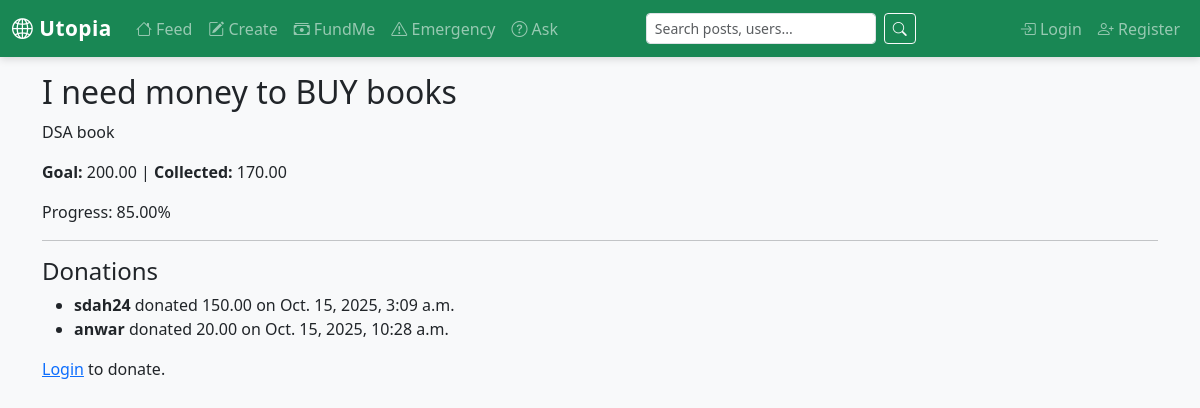
/funding/2/, run on the app's committed database.
### funding/models.py (models this page shows, shortened)
class FundMePost(models.Model):
    author = models.ForeignKey(User, on_delete=models.CASCADE, related_name="fundme_posts")
    title = models.CharField(max_length=255)
    description = models.TextField()
    goal_amount = models.DecimalField(max_digits=12, decimal_places=2)
    collected_amount = models.DecimalField(max_digits=12, decimal_places=2, default=0)
    image = models.ImageField(upload_to="funding_images/", blank=True, null=True)
    created_at = models.DateTimeField(default=timezone.now)
    is_active = models.BooleanField(default=True)
    def progress_percent(self):
        if self.goal_amount > 0:
            return round((self.collected_amount / self.goal_amount) * 100, 2)
        return 0

class Donation(models.Model):
    fundme = models.ForeignKey(FundMePost, on_delete=models.CASCADE, related_name="donations")
    donor = models.ForeignKey(User, on_delete=models.SET_NULL, null=True, blank=True)
    amount = models.DecimalField(max_digits=12, decimal_places=2)
    note = models.TextField(blank=True)
    donated_at = models.DateTimeField(default=timezone.now)

### funding/views.py (the view)
# urls.py: path("<int:pk>/", views.fundme_detail, name="fundme_detail"),
def fundme_detail(request, pk):
    post = get_object_or_404(FundMePost, pk=pk)
    donations = post.donations.all()
    if request.method == "POST":
        if request.user.is_authenticated:
            form = DonationForm(request.POST)
            if form.is_valid():
                donation = form.save(commit=False)
                donation.donor = request.user
                donation.fundme = post
                donation.save()
                messages.success(request, "Donation successful! 🎉")
                return redirect("funding:fundme_detail", pk=pk)
        else:
            messages.error(request, "You must be logged in to donate.")
            return redirect("login")
    else:
        form = DonationForm()
    return render(request, "funding/fundme_detail.html", {"post": post, "form": form, "donations": donations})

### funding/forms.py
class DonationForm(forms.ModelForm):
    class Meta:
        model = Donation
        fields = ["amount", "note"]

### templates/funding/fundme_detail.html (shortened to what this page needs)
<!DOCTYPE html>
<html lang="en">
<head>
</head>
<body>
{% extends 'base.html' %}
{% block content %}
<h2>{{ post.title }}</h2>
<p>{{ post.description }}</p>
<p><strong>Goal:</strong> {{ post.goal_amount }} | <strong>Collected:</strong> {{ post.collected_amount }}</p>
<p>Progress: {{ post.progress_percent }}%</p>
<hr>
<h4>Donations</h4>
<ul>
  {% for d in donations %}
  <li><strong>{{ d.donor.username }}</strong> donated {{ d.amount }} on {{ d.donated_at }}</li>
  {% empty %}
  <p>No donations yet.</p>
  {% endfor %}
</ul>
{% if user.is_authenticated %}
<h4>Make a Donation</h4>
<form method="post">
  {% csrf_token %}
  {{ form.as_p }}
  <button class="btn btn-success">Donate</button>
</form>
{% else %}
<p><a href="{% url 'accounts:login' %}">Login</a> to donate.</p>
{% endif %}
{% endblock %}

### templates/base.html (style rules this page uses)
body { background-color: #f8f9fa; }

### data on the page
FundMePost: title "I need money to BUY books", description "DSA book", goal_amount "200.00", collected_amount "170.00", progress_percent "85.00"
Donation: donor.username "sdah24", amount "150.00", donated_at "Oct. 15, 2025, 3:09 a.m."
Donation: donor.username "anwar", amount "20.00", donated_at "Oct. 15, 2025, 10:28 a.m."
